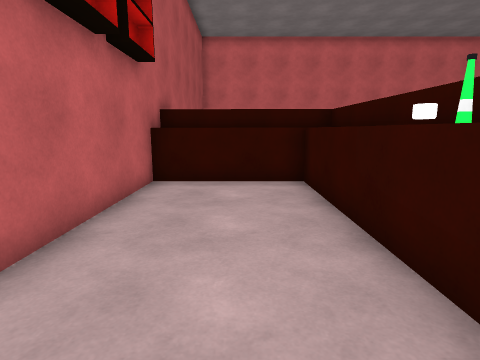
[1] (above)

16 first-person views from a walk through a scene from a Unity 3-D project. The camera is 1.4 m above the floor, tilts 10° down and sees 80° across. The floor is counted in squares, 1 m on a side. Each view is taken from the middle of a square. On the plan, view 1 faces up. The plan holds only what a view shows up to about 14 squares ahead; the rest is blank. The place goes on beyond the plan. Some animated figures are not drawn. Surface patterns are stand-ins for the level's own textures.

[2]
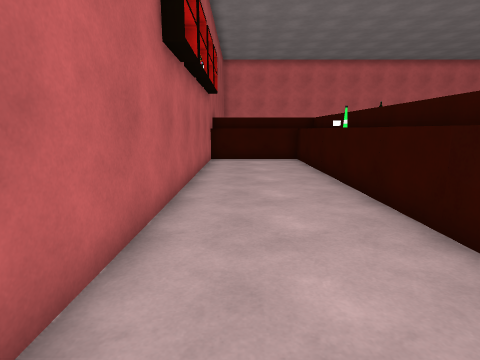

[3]
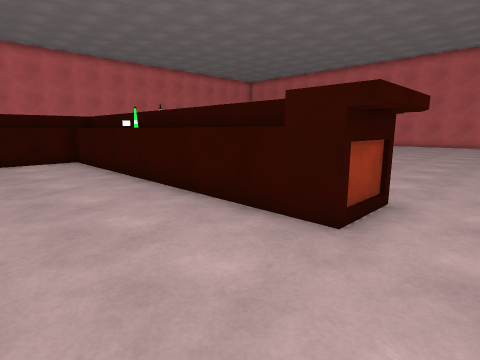

[4]
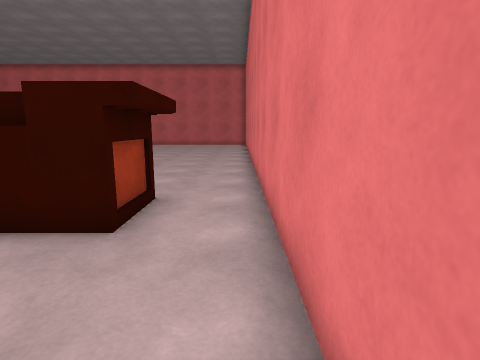

[5]
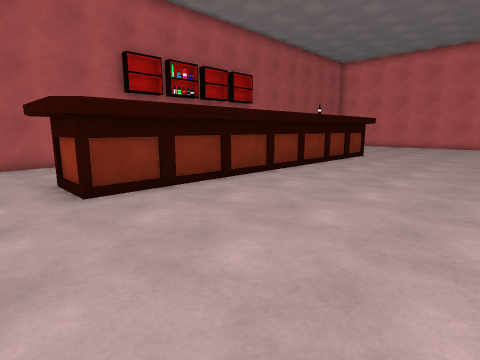

[6]
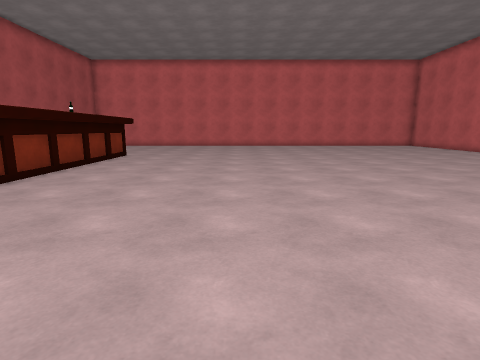

[7]
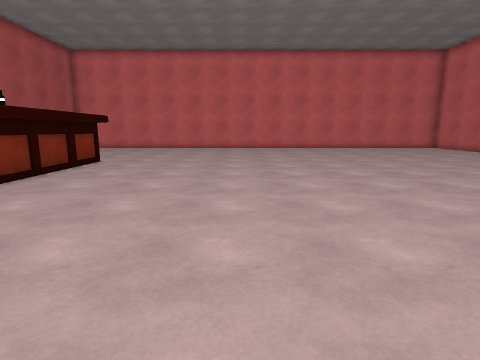

[8]
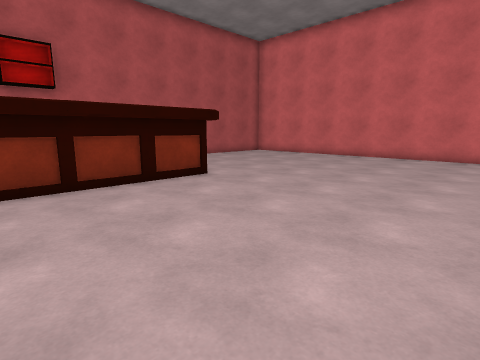

[9]
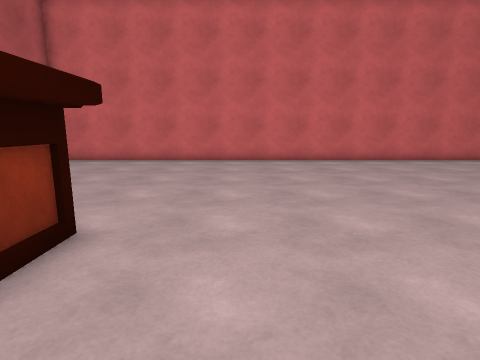

[10]
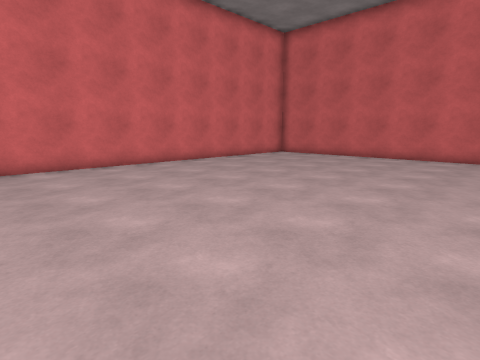

[11]
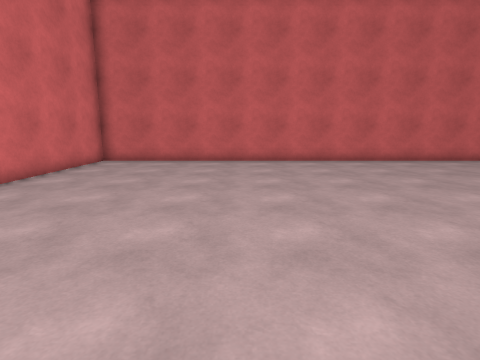

[12]
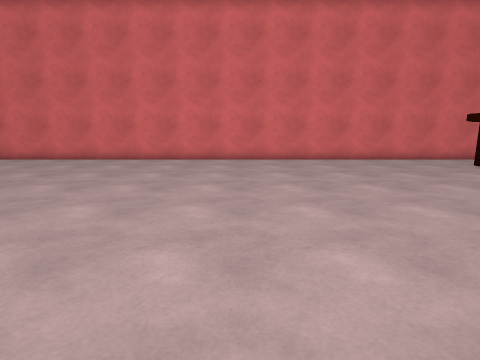

[13]
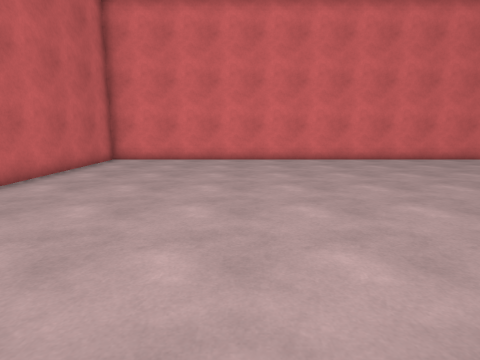

[14]
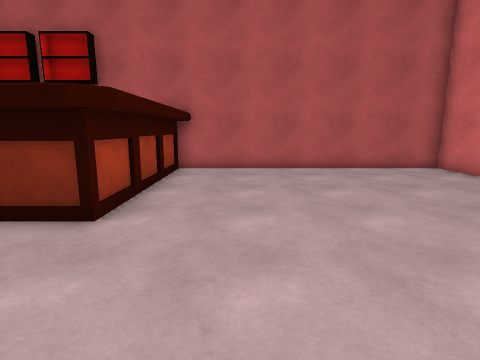

[15]
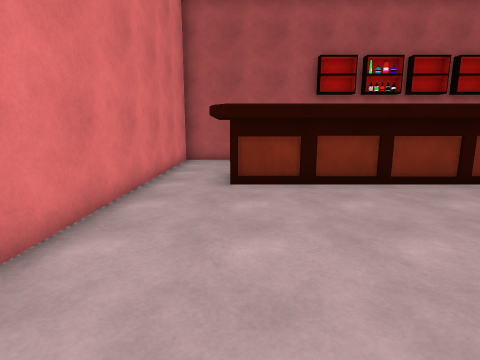

[16]
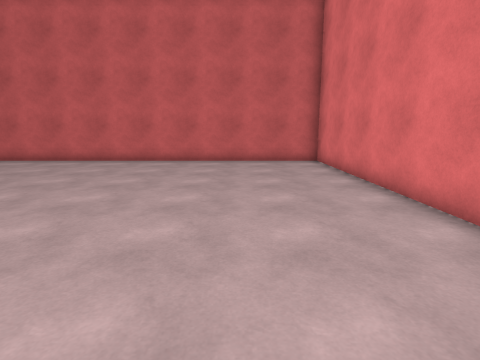

### Floor plan
Ten units are one square. View 1 is at (0, 0); x grows to the right and y downward. Boxes are objects, and circles mark ways between rooms. Rooms are numbered by the first view taken in them; rooms with no view inside come last. Other rooms are left out.
<svg viewBox="-30 -197 285 267">
<path fill="none" stroke="#000" d="M28 26 28 -35M28 -58 28 -85M18 43 18 -25M18 -64 18 -77 -25 -77M25 -87 -24 -87 -24 65 6 65M37 -39 37 43 18 43M37 -101 37 -58M6 65 250 65 250 -192 -24 -192 -24 -98 38 -98"/>
<rect x="15" y="-35" width="10" height="10" fill="#bbb"><title>bottle</title></rect>
<rect x="15" y="-65" width="30" height="30" fill="#bbb"><title>other object</title></rect>
<circle cx="5" cy="55" r="3" fill="#2a7"/>
<text x="0" y="-10">1</text>
<text x="130" y="-70">2</text>
</svg>
Room 1 opens to room 2.

Where each view was taken, in squares from view 1:
view 1: 0 up, 0 right, facing up
view 2: 6 down, 1 left, facing up
view 3: 6 down, 2 left, facing up-right
view 4: 6 down, 2 left, facing right
view 5: 6 down, 10 right, facing up-left
view 6: 6 down, 10 right, facing up
view 7: 3 down, 10 right, facing up
view 8: 4 up, 11 right, facing up-left
view 9: 6 up, 6 right, facing up
view 10: 8 up, 10 right, facing up-right
view 11: 13 up, 12 right, facing right
view 12: 7 up, 13 right, facing down
view 13: 7 up, 19 right, facing down
view 14: 12 up, 8 right, facing left
view 15: 4 down, 11 right, facing left
view 16: 3 down, 12 right, facing right
